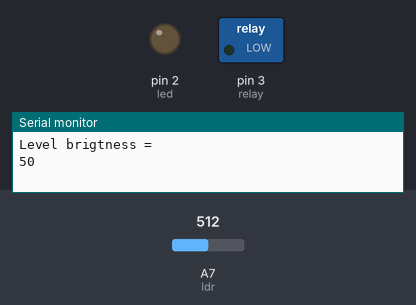
Bench run of a sketch on a simulated Arduino Nano, built with avr-gcc and run on an emulated ATmega328P. Shown: switched loads named in the sketch (green lamp = pin HIGH), output pins drawn as LEDs (lit = HIGH), the last lines printed to the serial monitor. The test bench sets the inputs (shaded band); at power-on: A7 (ldr) = 512.

Above: at 1.4 s.
1.5 s: A7 (ldr) set to 118
4.0 s: A7 (ldr) set to 103
At 5.7 s:
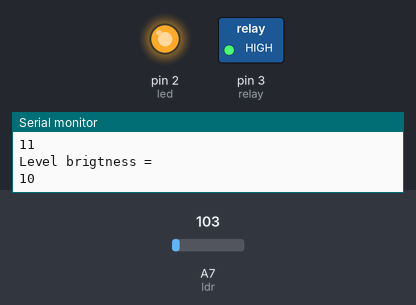
6.7 s: A7 (ldr) set to 122
At 8.8 s:
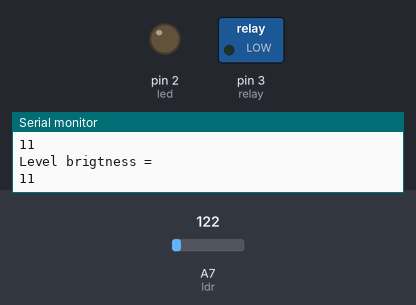
9.1 s: A7 (ldr) set to 0
At 10.7 s:
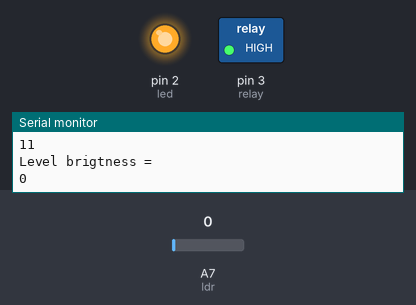
Timing chart, 0 to 12.2 s (numbered marks = the images above; inputs shaded):
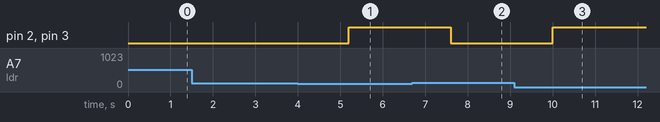

Measured:
- the behaviour switches between 113 and 112 on A7 (ldr) (found by bisection; images 0 and 1)
- after the input at 4.0 s, pin 2 (led), pin 3 (relay): LOW → HIGH after 1.2 s
- after the input at 6.7 s, pin 2 (led), pin 3 (relay): HIGH → LOW after 0.90 s
- after the input at 9.1 s, pin 2 (led), pin 3 (relay): LOW → HIGH after 0.90 s

The sketch:

Stay_Healthy_Plant.ino
```cpp
const int led = 2;
const int relay = 3;
const int ldr = A7;
int var, level_brightness = 0;
void setup() {
  // put your setup code here, to run once:
pinMode(led, OUTPUT);
pinMode(ldr, INPUT);
pinMode(relay, OUTPUT);
Serial.begin(9600);
digitalWrite(relay, LOW);
delay(200);
}

void loop() {
  // put your main code here, to run repeatedly:
var = analogRead(ldr);
level_brightness = map(var, 0, 1024, 0, 100);

Serial.println("Level brigtness = ");
Serial.println(level_brightness);
delay(200);

if(level_brightness <= 10){
  digitalWrite(relay, HIGH);
  digitalWrite(led, HIGH);
  delay(1000);
}
else if (level_brightness > 10){
  digitalWrite(relay, LOW);
  digitalWrite(led, LOW);
  delay(1000);
}
}
```
